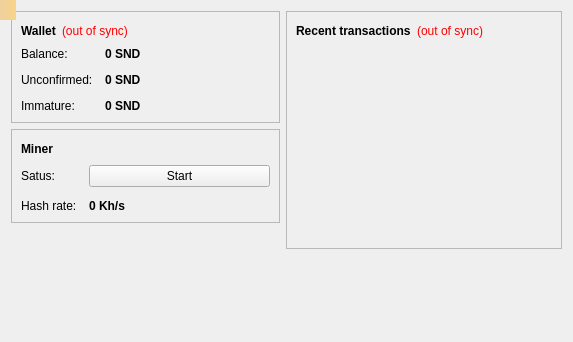
<?xml version="1.0" encoding="UTF-8"?>
<ui version="4.0">
 <class>OverviewPage</class>
 <widget class="QWidget" name="OverviewPage">
  <property name="geometry">
   <rect>
    <x>0</x>
    <y>0</y>
    <width>573</width>
    <height>342</height>
   </rect>
  </property>
  <property name="windowTitle">
   <string>Form</string>
  </property>
  <layout class="QGridLayout" name="gridLayout">
   <item row="0" column="0">
    <widget class="QFrame" name="frame">
     <property name="frameShape">
      <enum>QFrame::StyledPanel</enum>
     </property>
     <property name="frameShadow">
      <enum>QFrame::Raised</enum>
     </property>
     <layout class="QVBoxLayout" name="verticalLayout_4">
      <item>
       <layout class="QHBoxLayout" name="horizontalLayout_4">
        <item>
         <widget class="QLabel" name="label_5">
          <property name="font">
           <font>
            <weight>75</weight>
            <bold>true</bold>
           </font>
          </property>
          <property name="text">
           <string>Wallet</string>
          </property>
         </widget>
        </item>
        <item>
         <widget class="QLabel" name="labelWalletStatus">
          <property name="toolTip">
           <string>The displayed information may be out of date. Your wallet automatically synchronizes with the Soundcoin network after a connection is established, but this process has not completed yet.</string>
          </property>
          <property name="styleSheet">
           <string notr="true">QLabel { color: red; }</string>
          </property>
          <property name="text">
           <string notr="true">(out of sync)</string>
          </property>
          <property name="alignment">
           <set>Qt::AlignLeading|Qt::AlignLeft|Qt::AlignVCenter</set>
          </property>
         </widget>
        </item>
        <item>
         <spacer name="horizontalSpacer_2">
          <property name="orientation">
           <enum>Qt::Horizontal</enum>
          </property>
          <property name="sizeHint" stdset="0">
           <size>
            <width>40</width>
            <height>20</height>
           </size>
          </property>
         </spacer>
        </item>
       </layout>
      </item>
      <item>
       <layout class="QFormLayout" name="formLayout_2">
        <property name="fieldGrowthPolicy">
         <enum>QFormLayout::AllNonFixedFieldsGrow</enum>
        </property>
        <property name="horizontalSpacing">
         <number>12</number>
        </property>
        <property name="verticalSpacing">
         <number>12</number>
        </property>
        <item row="0" column="0">
         <widget class="QLabel" name="label">
          <property name="text">
           <string>Balance:</string>
          </property>
         </widget>
        </item>
        <item row="0" column="1">
         <widget class="QLabel" name="labelBalance">
          <property name="font">
           <font>
            <weight>75</weight>
            <bold>true</bold>
           </font>
          </property>
          <property name="cursor">
           <cursorShape>IBeamCursor</cursorShape>
          </property>
          <property name="toolTip">
           <string>Your current balance</string>
          </property>
          <property name="text">
           <string notr="true">0 SND</string>
          </property>
          <property name="textInteractionFlags">
           <set>Qt::LinksAccessibleByMouse|Qt::TextSelectableByKeyboard|Qt::TextSelectableByMouse</set>
          </property>
         </widget>
        </item>
        <item row="1" column="0">
         <widget class="QLabel" name="label_3">
          <property name="text">
           <string>Unconfirmed:</string>
          </property>
         </widget>
        </item>
        <item row="1" column="1">
         <widget class="QLabel" name="labelUnconfirmed">
          <property name="font">
           <font>
            <weight>75</weight>
            <bold>true</bold>
           </font>
          </property>
          <property name="cursor">
           <cursorShape>IBeamCursor</cursorShape>
          </property>
          <property name="toolTip">
           <string>Total of transactions that have yet to be confirmed, and do not yet count toward the current balance</string>
          </property>
          <property name="text">
           <string notr="true">0 SND</string>
          </property>
          <property name="textInteractionFlags">
           <set>Qt::LinksAccessibleByMouse|Qt::TextSelectableByKeyboard|Qt::TextSelectableByMouse</set>
          </property>
         </widget>
        </item>
        <item row="2" column="0">
         <widget class="QLabel" name="labelImmatureText">
          <property name="text">
           <string>Immature:</string>
          </property>
         </widget>
        </item>
        <item row="2" column="1">
         <widget class="QLabel" name="labelImmature">
          <property name="font">
           <font>
            <weight>75</weight>
            <bold>true</bold>
           </font>
          </property>
          <property name="toolTip">
           <string>Mined balance that has not yet matured</string>
          </property>
          <property name="text">
           <string notr="true">0 SND</string>
          </property>
          <property name="textInteractionFlags">
           <set>Qt::LinksAccessibleByMouse|Qt::TextSelectableByKeyboard|Qt::TextSelectableByMouse</set>
          </property>
         </widget>
        </item>
       </layout>
      </item>
     </layout>
    </widget>
   </item>
   <item row="0" column="1" rowspan="3">
    <layout class="QVBoxLayout" name="verticalLayout_3">
     <item>
      <widget class="QFrame" name="frame_2">
       <property name="frameShape">
        <enum>QFrame::StyledPanel</enum>
       </property>
       <property name="frameShadow">
        <enum>QFrame::Raised</enum>
       </property>
       <layout class="QVBoxLayout" name="verticalLayout">
        <item>
         <layout class="QHBoxLayout" name="horizontalLayout_2">
          <item>
           <widget class="QLabel" name="label_4">
            <property name="text">
             <string>&lt;b&gt;Recent transactions&lt;/b&gt;</string>
            </property>
           </widget>
          </item>
          <item>
           <widget class="QLabel" name="labelTransactionsStatus">
            <property name="toolTip">
             <string>The displayed information may be out of date. Your wallet automatically synchronizes with the Soundcoin network after a connection is established, but this process has not completed yet.</string>
            </property>
            <property name="styleSheet">
             <string notr="true">QLabel { color: red; }</string>
            </property>
            <property name="text">
             <string notr="true">(out of sync)</string>
            </property>
            <property name="alignment">
             <set>Qt::AlignRight|Qt::AlignTrailing|Qt::AlignVCenter</set>
            </property>
           </widget>
          </item>
          <item>
           <spacer name="horizontalSpacer">
            <property name="orientation">
             <enum>Qt::Horizontal</enum>
            </property>
            <property name="sizeHint" stdset="0">
             <size>
              <width>40</width>
              <height>20</height>
             </size>
            </property>
           </spacer>
          </item>
         </layout>
        </item>
        <item>
         <widget class="QListView" name="listTransactions">
          <property name="styleSheet">
           <string notr="true">QListView { background: transparent; }</string>
          </property>
          <property name="frameShape">
           <enum>QFrame::NoFrame</enum>
          </property>
          <property name="verticalScrollBarPolicy">
           <enum>Qt::ScrollBarAlwaysOff</enum>
          </property>
          <property name="horizontalScrollBarPolicy">
           <enum>Qt::ScrollBarAlwaysOff</enum>
          </property>
          <property name="selectionMode">
           <enum>QAbstractItemView::NoSelection</enum>
          </property>
         </widget>
        </item>
       </layout>
      </widget>
     </item>
     <item>
      <spacer name="verticalSpacer_2">
       <property name="orientation">
        <enum>Qt::Vertical</enum>
       </property>
       <property name="sizeHint" stdset="0">
        <size>
         <width>20</width>
         <height>40</height>
        </size>
       </property>
      </spacer>
     </item>
    </layout>
   </item>
   <item row="1" column="0">
    <widget class="QFrame" name="frame_3">
     <property name="enabled">
      <bool>true</bool>
     </property>
     <property name="frameShape">
      <enum>QFrame::StyledPanel</enum>
     </property>
     <property name="frameShadow">
      <enum>QFrame::Raised</enum>
     </property>
     <layout class="QVBoxLayout" name="verticalLayout_5">
      <item>
       <layout class="QHBoxLayout" name="horizontalLayout_5">
        <item>
         <widget class="QLabel" name="label_6">
          <property name="font">
           <font>
            <weight>75</weight>
            <bold>true</bold>
           </font>
          </property>
          <property name="text">
           <string>Miner</string>
          </property>
         </widget>
        </item>
        <item>
         <spacer name="horizontalSpacer_3">
          <property name="orientation">
           <enum>Qt::Horizontal</enum>
          </property>
          <property name="sizeHint" stdset="0">
           <size>
            <width>40</width>
            <height>20</height>
           </size>
          </property>
         </spacer>
        </item>
       </layout>
      </item>
      <item>
       <layout class="QFormLayout" name="formLayout_3">
        <property name="fieldGrowthPolicy">
         <enum>QFormLayout::AllNonFixedFieldsGrow</enum>
        </property>
        <property name="horizontalSpacing">
         <number>12</number>
        </property>
        <property name="verticalSpacing">
         <number>12</number>
        </property>
        <item row="1" column="0">
         <widget class="QLabel" name="label_2">
          <property name="text">
           <string>Satus:</string>
          </property>
         </widget>
        </item>
        <item row="1" column="1">
         <widget class="QPushButton" name="buttonMiner">
          <property name="text">
           <string>Start</string>
          </property>
          <property name="checkable">
           <bool>true</bool>
          </property>
         </widget>
        </item>
        <item row="2" column="0">
         <widget class="QLabel" name="label_7">
          <property name="text">
           <string>Hash rate:</string>
          </property>
         </widget>
        </item>
        <item row="2" column="1">
         <widget class="QLabel" name="labelHashrate">
          <property name="font">
           <font>
            <weight>75</weight>
            <bold>true</bold>
           </font>
          </property>
          <property name="cursor">
           <cursorShape>IBeamCursor</cursorShape>
          </property>
          <property name="toolTip">
           <string>Total of transactions that have yet to be confirmed, and do not yet count toward the current balance</string>
          </property>
          <property name="text">
           <string notr="true">0 Kh/s</string>
          </property>
          <property name="textInteractionFlags">
           <set>Qt::LinksAccessibleByMouse|Qt::TextSelectableByKeyboard|Qt::TextSelectableByMouse</set>
          </property>
         </widget>
        </item>
       </layout>
      </item>
     </layout>
    </widget>
   </item>
   <item row="2" column="0">
    <spacer name="verticalSpacer">
     <property name="orientation">
      <enum>Qt::Vertical</enum>
     </property>
     <property name="sizeHint" stdset="0">
      <size>
       <width>20</width>
       <height>76</height>
      </size>
     </property>
    </spacer>
   </item>
  </layout>
  <widget class="QLabel" name="labelAlerts">
   <property name="geometry">
    <rect>
     <x>0</x>
     <y>0</y>
     <width>16</width>
     <height>20</height>
    </rect>
   </property>
   <property name="visible">
    <bool>false</bool>
   </property>
   <property name="styleSheet">
    <string notr="true">background-color: qlineargradient(x1: 0, y1: 0, x2: 1, y2: 0, stop:0 #F0D0A0, stop:1 #F8D488); color:#000000;</string>
   </property>
   <property name="wordWrap">
    <bool>true</bool>
   </property>
   <property name="margin">
    <number>3</number>
   </property>
  </widget>
 </widget>
 <resources/>
 <connections/>
</ui>
